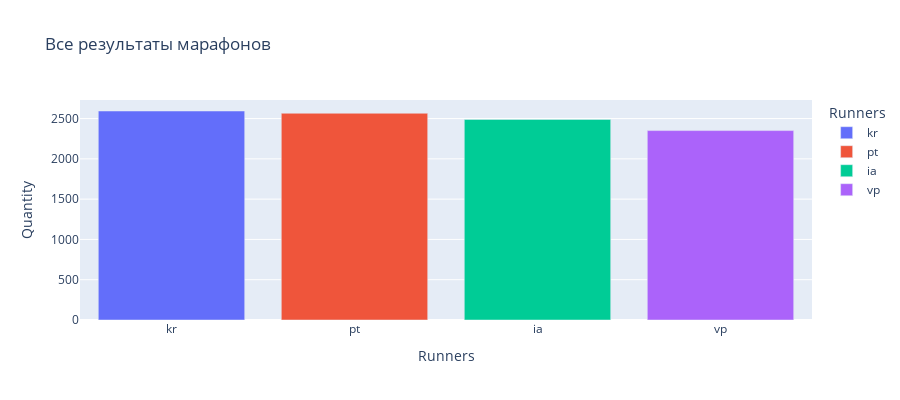

Source (notebook cell):
### Code cell
fig = px.bar(df2,
             x='Runners',
             y='Quantity',
             color='Runners',
             orientation='v',
             height=400,
             title='Все результаты марафонов')
fig.show()

### Figure 1 — Plotly figure (JSON) as saved in the notebook; plotly's stock layout.template omitted (floating-point values rounded to 4 significant figures)
{"data": [{"alignmentgroup": "True", "hovertemplate": "Runners=%{x}<br>Quantity=%{y}<extra></extra>", "legendgroup": "kr", "marker": {"color": "#636efa"}, "name": "kr", "offsetgroup": "kr", "orientation": "v", "showlegend": true, "textposition": "auto", "type": "bar", "x": ["kr"], "xaxis": "x", "y": [2594], "yaxis": "y"}, {"alignmentgroup": "True", "hovertemplate": "Runners=%{x}<br>Quantity=%{y}<extra></extra>", "legendgroup": "pt", "marker": {"color": "#EF553B"}, "name": "pt", "offsetgroup": "pt", "orientation": "v", "showlegend": true, "textposition": "auto", "type": "bar", "x": ["pt"], "xaxis": "x", "y": [2566], "yaxis": "y"}, {"alignmentgroup": "True", "hovertemplate": "Runners=%{x}<br>Quantity=%{y}<extra></extra>", "legendgroup": "ia", "marker": {"color": "#00cc96"}, "name": "ia", "offsetgroup": "ia", "orientation": "v", "showlegend": true, "textposition": "auto", "type": "bar", "x": ["ia"], "xaxis": "x", "y": [2489], "yaxis": "y"}, {"alignmentgroup": "True", "hovertemplate": "Runners=%{x}<br>Quantity=%{y}<extra></extra>", "legendgroup": "vp", "marker": {"color": "#ab63fa"}, "name": "vp", "offsetgroup": "vp", "orientation": "v", "showlegend": true, "textposition": "auto", "type": "bar", "x": ["vp"], "xaxis": "x", "y": [2351], "yaxis": "y"}], "layout": {"barmode": "relative", "height": 400, "legend": {"title": {"text": "Runners"}, "tracegroupgap": 0}, "title": {"text": "Все результаты марафонов"}, "xaxis": {"anchor": "y", "categoryarray": ["kr", "pt", "ia", "vp"], "categoryorder": "array", "domain": [0, 1], "title": {"text": "Runners"}}, "yaxis": {"anchor": "x", "domain": [0, 1], "title": {"text": "Quantity"}}}}
